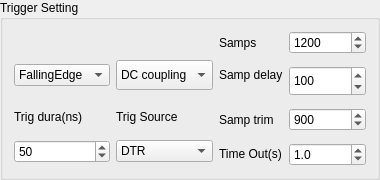
               <widget class="QGroupBox" name="TriggerBox_2">
                <property name="maximumSize">
                 <size>
                  <width>500</width>
                  <height>400</height>
                 </size>
                </property>
                <property name="title">
                 <string>Trigger Setting</string>
                </property>
                <layout class="QGridLayout" name="gridLayout_13">
                 <item row="5" column="1" rowspan="2">
                  <widget class="QLabel" name="TrigSourceLabel">
                   <property name="text">
                    <string>Trig Source</string>
                   </property>
                  </widget>
                 </item>
                 <item row="2" column="2">
                  <widget class="QLabel" name="PostSampleLabel_2">
                   <property name="text">
                    <string>Samps</string>
                   </property>
                  </widget>
                 </item>
                 <item row="3" column="3" rowspan="3">
                  <widget class="QSpinBox" name="DelaySamples">
                   <property name="maximumSize">
                    <size>
                     <width>16777215</width>
                     <height>30</height>
                    </size>
                   </property>
                   <property name="maximum">
                    <number>10000</number>
                   </property>
                   <property name="value">
                    <number>100</number>
                   </property>
                  </widget>
                 </item>
                 <item row="7" column="1" rowspan="2">
                  <widget class="QComboBox" name="TriggerType_2">
                   <item>
                    <property name="text">
                     <string>DTR</string>
                    </property>
                   </item>
                   <item>
                    <property name="text">
                     <string>SYNC</string>
                    </property>
                   </item>
                  </widget>
                 </item>
                 <item row="2" column="3">
                  <widget class="QSpinBox" name="PostSamples_2">
                   <property name="maximum">
                    <number>10000</number>
                   </property>
                   <property name="value">
                    <number>1200</number>
                   </property>
                  </widget>
                 </item>
                 <item row="3" column="2">
                  <widget class="QLabel" name="SampleDelayLabel">
                   <property name="maximumSize">
                    <size>
                     <width>16777215</width>
                     <height>20</height>
                    </size>
                   </property>
                   <property name="text">
                    <string>Samp delay</string>
                   </property>
                  </widget>
                 </item>
                 <item row="7" column="0" rowspan="2">
                  <widget class="QSpinBox" name="TrigDura">
                   <property name="maximum">
                    <number>5000</number>
                   </property>
                   <property name="value">
                    <number>50</number>
                   </property>
                  </widget>
                 </item>
                 <item row="5" column="0" rowspan="2">
                  <widget class="QLabel" name="TrigDuraLable">
                   <property name="text">
                    <string>Trig dura(ns)</string>
                   </property>
                  </widget>
                 </item>
                 <item row="8" column="2">
                  <widget class="QLabel" name="TriggerTimeoutLabel_2">
                   <property name="maximumSize">
                    <size>
                     <width>16777215</width>
                     <height>20</height>
                    </size>
                   </property>
                   <property name="text">
                    <string>Time Out(s)</string>
                   </property>
                  </widget>
                 </item>
                 <item row="6" column="2">
                  <widget class="QLabel" name="label_12">
                   <property name="text">
                    <string>Samp trim</string>
                   </property>
                  </widget>
                 </item>
                 <item row="6" column="3">
                  <widget class="QSpinBox" name="TrimSamples">
                   <property name="maximum">
                    <number>10000</number>
                   </property>
                   <property name="value">
                    <number>900</number>
                   </property>
                  </widget>
                 </item>
                 <item row="8" column="3">
                  <widget class="QDoubleSpinBox" name="TriggerTimeout_2">
                   <property name="enabled">
                    <bool>true</bool>
                   </property>
                   <property name="decimals">
                    <number>1</number>
                   </property>
                   <property name="maximum">
                    <double>1000000.000000000000000</double>
                   </property>
                   <property name="value">
                    <double>1.000000000000000</double>
                   </property>
                  </widget>
                 </item>
                 <item row="3" column="1">
                  <widget class="QComboBox" name="TriggerCoupling_2">
                   <property name="minimumSize">
                    <size>
                     <width>0</width>
                     <height>30</height>
                    </size>
                   </property>
                   <item>
                    <property name="text">
                     <string>DC coupling</string>
                    </property>
                   </item>
                   <item>
                    <property name="text">
                     <string>AC coupling</string>
                    </property>
                   </item>
                  </widget>
                 </item>
                 <item row="3" column="0">
                  <widget class="QComboBox" name="Edge_2">
                   <item>
                    <property name="text">
                     <string>FallingEdge</string>
                    </property>
                   </item>
                   <item>
                    <property name="text">
                     <string>RisingEdge</string>
                    </property>
                   </item>
                  </widget>
                 </item>
                </layout>
               </widget>
